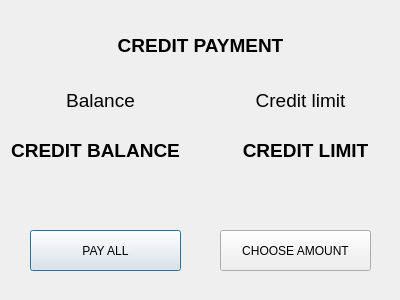
<?xml version="1.0" encoding="UTF-8"?>
<ui version="4.0">
 <class>creditPaymentUI</class>
 <widget class="QDialog" name="creditPaymentUI">
  <property name="geometry">
   <rect>
    <x>0</x>
    <y>0</y>
    <width>400</width>
    <height>300</height>
   </rect>
  </property>
  <property name="maximumSize">
   <size>
    <width>400</width>
    <height>300</height>
   </size>
  </property>
  <property name="windowTitle">
   <string>Dialog</string>
  </property>
  <property name="autoFillBackground">
   <bool>false</bool>
  </property>
  <widget class="QLabel" name="creditLimba">
   <property name="geometry">
    <rect>
     <x>0</x>
     <y>130</y>
     <width>191</width>
     <height>41</height>
    </rect>
   </property>
   <property name="font">
    <font>
     <family>Segoe UI Historic</family>
     <pointsize>14</pointsize>
     <bold>true</bold>
     <underline>false</underline>
     <strikeout>false</strikeout>
    </font>
   </property>
   <property name="text">
    <string>CREDIT BALANCE</string>
   </property>
   <property name="textFormat">
    <enum>Qt::TextFormat::PlainText</enum>
   </property>
   <property name="alignment">
    <set>Qt::AlignmentFlag::AlignCenter</set>
   </property>
  </widget>
  <widget class="QPushButton" name="btnPayAll">
   <property name="geometry">
    <rect>
     <x>30</x>
     <y>230</y>
     <width>151</width>
     <height>41</height>
    </rect>
   </property>
   <property name="text">
    <string>PAY ALL</string>
   </property>
  </widget>
  <widget class="QPushButton" name="btnChooseAmount">
   <property name="geometry">
    <rect>
     <x>220</x>
     <y>230</y>
     <width>151</width>
     <height>41</height>
    </rect>
   </property>
   <property name="text">
    <string>CHOOSE AMOUNT</string>
   </property>
  </widget>
  <widget class="QLabel" name="label_2">
   <property name="geometry">
    <rect>
     <x>0</x>
     <y>0</y>
     <width>401</width>
     <height>91</height>
    </rect>
   </property>
   <property name="font">
    <font>
     <pointsize>14</pointsize>
     <bold>true</bold>
    </font>
   </property>
   <property name="text">
    <string>CREDIT PAYMENT</string>
   </property>
   <property name="alignment">
    <set>Qt::AlignmentFlag::AlignCenter</set>
   </property>
  </widget>
  <widget class="QLabel" name="Limba">
   <property name="geometry">
    <rect>
     <x>210</x>
     <y>130</y>
     <width>191</width>
     <height>41</height>
    </rect>
   </property>
   <property name="font">
    <font>
     <family>Segoe UI Historic</family>
     <pointsize>14</pointsize>
     <bold>true</bold>
     <underline>false</underline>
     <strikeout>false</strikeout>
    </font>
   </property>
   <property name="text">
    <string>CREDIT LIMIT</string>
   </property>
   <property name="textFormat">
    <enum>Qt::TextFormat::PlainText</enum>
   </property>
   <property name="alignment">
    <set>Qt::AlignmentFlag::AlignCenter</set>
   </property>
  </widget>
  <widget class="QLabel" name="label_3">
   <property name="geometry">
    <rect>
     <x>20</x>
     <y>80</y>
     <width>161</width>
     <height>41</height>
    </rect>
   </property>
   <property name="font">
    <font>
     <pointsize>14</pointsize>
    </font>
   </property>
   <property name="text">
    <string>Balance</string>
   </property>
   <property name="alignment">
    <set>Qt::AlignmentFlag::AlignCenter</set>
   </property>
  </widget>
  <widget class="QLabel" name="label_4">
   <property name="geometry">
    <rect>
     <x>220</x>
     <y>80</y>
     <width>161</width>
     <height>41</height>
    </rect>
   </property>
   <property name="font">
    <font>
     <pointsize>14</pointsize>
    </font>
   </property>
   <property name="text">
    <string>Credit limit</string>
   </property>
   <property name="alignment">
    <set>Qt::AlignmentFlag::AlignCenter</set>
   </property>
  </widget>
 </widget>
 <resources/>
 <connections/>
</ui>
